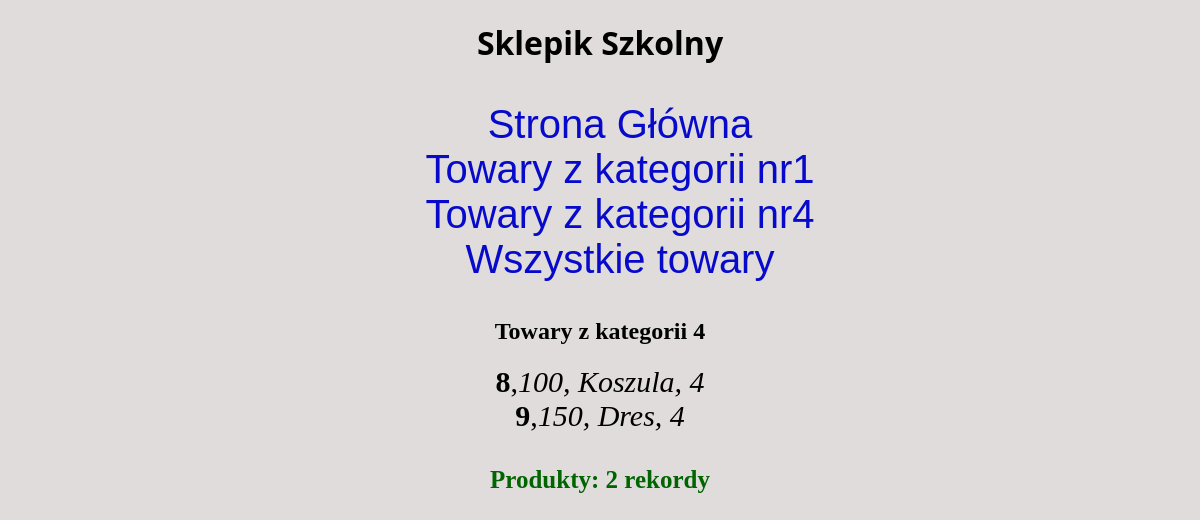
Screenshot of /sprawdzian/towary_kategoria4.php with the database file from the repository.
### tables this page shows
CREATE TABLE `bazasklepik` (
  `ID` int(2) DEFAULT NULL,
  `CENA` varchar(3) DEFAULT NULL,
  `NAZWA` varchar(10) DEFAULT NULL,
  `KATEGORIA` int(1) DEFAULT NULL
);

### sprawdzian/towary_kategoria4.php (the view, shortened to what this page needs)
<?php include_once("connect.php");?>
<!DOCTYPE html>
<html lang="en">
<head>
    <link rel="stylesheet" href="style.css">
</head>
<body>
    <h1>Sklepik Szkolny</h1>
    <nav>
        <ul>
            <li><a href="index.html">Strona Główna</a></li>
            <li><a href="towary_kategoria1.php">Towary z kategorii nr1</a></li>
            <li><a href="towary_kategoria4.php">Towary z kategorii nr4</a></li>
            <li><a href="all_towary.php">Wszystkie towary</a></li>
        </ul>
    </nav>
    <h2>Towary z kategorii 4</h2>
    <div class="list">
        <?php
        $all_records = $conn->query("SELECT bazasklepik.ID, bazasklepik.CENA, bazasklepik.NAZWA, bazasklepik.KATEGORIA FROM bazasklepik WHERE bazasklepik.KATEGORIA = 4;");
        while(list($ID,$CENA,$NAZWA,$KATEGORIA)=mysqli_fetch_row($all_records)) {
            echo("<li><b>$ID</b>, <i>$CENA, $NAZWA, $KATEGORIA</i></li>");
        }
        ?>
    </div>
    <div class="numberofrecords">
        <?php
        $counter_records = $conn->query("SELECT COUNT(bazasklepik.ID) as 'ile' FROM bazasklepik WHERE KATEGORIA = 4;");
        list($ile)=mysqli_fetch_row($counter_records);
        echo"<h4>Produkty: $ile rekordy</h4>";
        ?>
    </div>
</body>
</html>

### sprawdzian/style.css (style rules this page uses)
html, body { margin: 0; padding: 0; }
body { background-color: rgb(224, 220, 220); }
nav,h1,li,h2,.numberofrecords { display: flex; justify-content: center; }
h1 { font-family: 'Segoe UI', Tahoma, Geneva, Verdana, sans-serif; }
a { text-decoration: none; color: rgb(7, 10, 202); font-size: 40px; font-family: Verdana, Geneva, Tahoma, sans-serif; }
ul { list-style-type: none; }
.numberofrecords { font-size: 25px; color: darkgreen; }
.list { font-size: 30px; }

### rows the page displays
bazasklepik: ID "8", CENA "100", NAZWA "Koszula", KATEGORIA "4"
bazasklepik: ID "9", CENA "150", NAZWA "Dres", KATEGORIA "4"

### other values shown
$ile "2"
